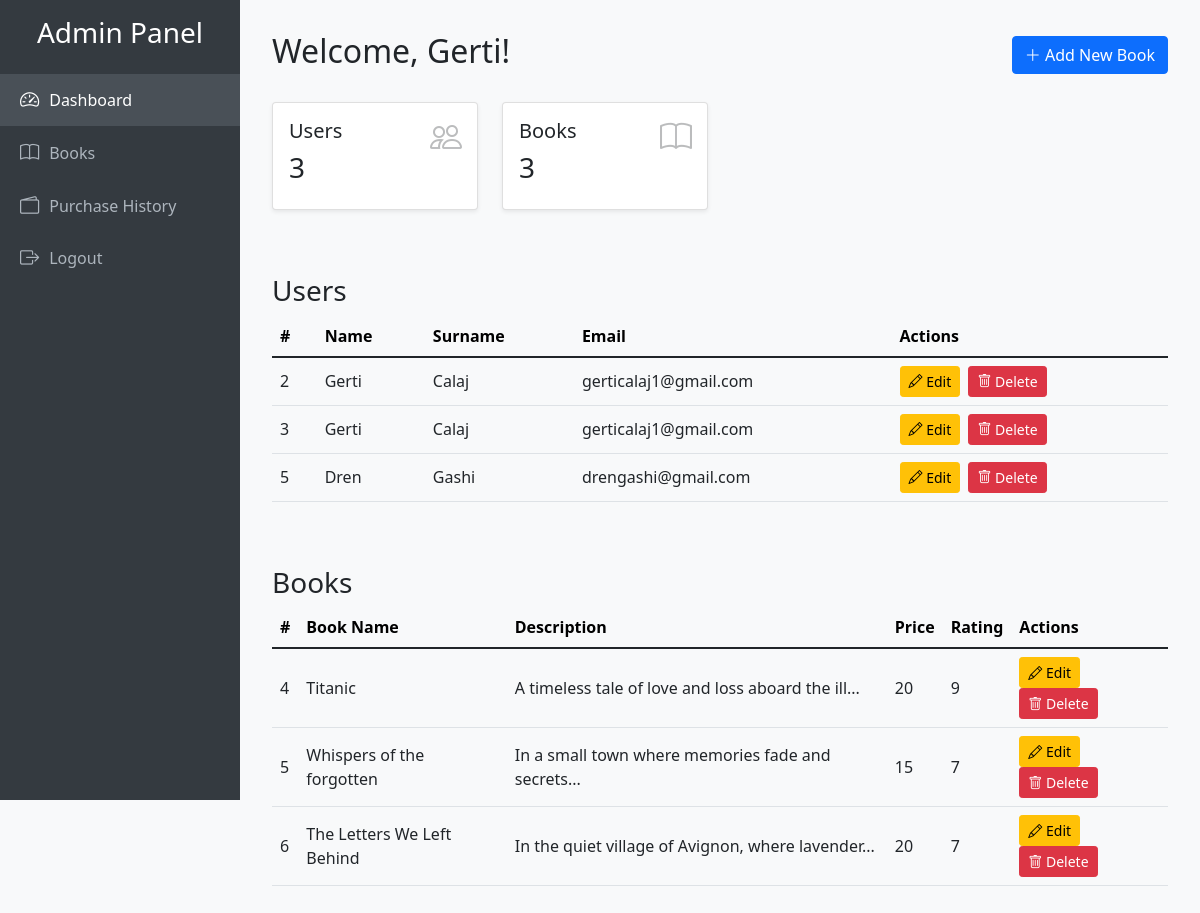
The page /Main/admin_dashboard.php (signed in) on the database its author committed.
### tables this page shows
CREATE TABLE `user` (
  `id` int(11) NOT NULL,
  `name` varchar(255) NOT NULL,
  `surname` varchar(255) NOT NULL,
  `email` varchar(255) NOT NULL,
  `password` varchar(255) NOT NULL,
  `is_admin` tinyint(1) NOT NULL DEFAULT 0
);

CREATE TABLE `books` (
  `id` int(255) NOT NULL,
  `Book name` varchar(255) NOT NULL,
  `description` varchar(255) NOT NULL,
  `Price` varchar(255) NOT NULL,
  `rating` int(255) NOT NULL,
  `Books_image` varchar(255) DEFAULT NULL,
  `Book_name` varchar(255) DEFAULT NULL
);

### Main/admin_dashboard.php (the view, shortened to what this page needs)
<?php
include_once('../Database/config.php');
$users_data = $conn->query("SELECT * FROM user")->fetchAll(PDO::FETCH_ASSOC);
$books_data = $conn->query("SELECT * FROM books")->fetchAll(PDO::FETCH_ASSOC);
?>
<!DOCTYPE html>
<html lang="en">
<head>
  <link href="https://cdn.jsdelivr.net/npm/bootstrap@5.1.3/dist/css/bootstrap.min.css" rel="stylesheet" />
  <link href="https://cdn.jsdelivr.net/npm/bootstrap-icons@1.9.1/font/bootstrap-icons.css" rel="stylesheet" />
</head>
<body>
  <nav class="sidebar">
    <h3 class="text-center mb-4">Admin Panel</h3>
    <a href="#" class="active"><i class="bi bi-speedometer2"></i> Dashboard</a>
    <a href="list_Books.php"><i class="bi bi-book"></i> Books</a>
    <a href="purchaseH.php"><i class="bi bi-wallet2"></i> Purchase History</a>
    <a href="../Logic/logout.php"><i class="bi bi-box-arrow-right"></i> Logout</a>
  </nav>
  <main>
    <div class="d-flex justify-content-between align-items-center mb-4">
      <h2>Welcome, <?= htmlspecialchars($_SESSION['name']); ?>!</h2>
      <button class="btn btn-primary" data-bs-toggle="modal" data-bs-target="#addBookModal">
        <i class="bi bi-plus-lg"></i> Add New Book
      </button>
    </div>
    <div class="row mb-5">
      <div class="col-md-6 col-lg-3 mb-3">
        <div class="card shadow-sm position-relative">
          <div class="card-body">
            <h5 class="card-title">Users</h5>
            <h3><?= count($users_data); ?></h3>
            <i class="bi bi-people card-icon"></i>
          </div>
        </div>
      </div>
      <div class="col-md-6 col-lg-3 mb-3">
        <div class="card shadow-sm position-relative">
          <div class="card-body">
            <h5 class="card-title">Books</h5>
            <h3><?= count($books_data); ?></h3>
            <i class="bi bi-book card-icon"></i>
          </div>
        </div>
      </div>
    </div>
    <h3>Users</h3>
    <div class="table-responsive mb-5">
      <table class="table table-hover align-middle">
        <thead class="table-light">
          <tr>
            <th>#</th>
            <th>Name</th>
            <th>Surname</th>
            <th>Email</th>
            <th>Actions</th>
          </tr>
        </thead>
        <tbody>
          <?php foreach ($users_data as $user): ?>
          <tr>
            <td><?= htmlspecialchars($user['id']); ?></td>
            <td><?= htmlspecialchars($user['name']); ?></td>
            <td><?= htmlspecialchars($user['surname']); ?></td>
            <td><?= htmlspecialchars($user['email']); ?></td>
            <td>
              <a href="../Forms/edit.php?id=<?= urlencode($user['id']); ?>" class="btn btn-sm btn-warning me-1">
                <i class="bi bi-pencil"></i> Edit
              </a>
              <a href="../Logic/delete.php?id=<?= urlencode($user['id']); ?>" class="btn btn-sm btn-danger" onclick="return confirm('Are you sure?');">
                <i class="bi bi-trash"></i> Delete
              </a>
            </td>
          </tr>
          <?php endforeach; ?>
        </tbody>
      </table>
    </div>
    <h3>Books</h3>
    <div class="table-responsive">
      <table class="table table-hover align-middle">
        <thead class="table-light">
          <tr>
            <th>#</th>
            <th>Book Name</th>
            <th>Description</th>
            <th>Price</th>
            <th>Rating</th>
            <th>Actions</th>
          </tr>
        </thead>
        <tbody>
          <?php if (!empty($books_data)): ?>
            <?php foreach ($books_data as $book): ?>
              <tr>
                <td><?= htmlspecialchars($book['id']); ?></td>
                <td><?= htmlspecialchars($book['Book_name']); ?></td>
                <td><?= htmlspecialchars(mb_strimwidth($book['description'], 0, 50, '...')); ?></td>
                <td><?= htmlspecialchars($book['Price']); ?></td>
                <td><?= htmlspecialchars($book['rating']); ?></td>
                <td>
                  <a href="../Forms/editbook.php?id=<?= urlencode($book['id']); ?>" class="btn btn-sm btn-warning me-1">
                    <i class="bi bi-pencil"></i> Edit
                  </a>
                  <a href="../Logic/deletebook.php?id=<?= urlencode($book['id']); ?>" class="btn btn-sm btn-danger" onclick="return confirm('Are you sure you want to delete this book?');">
                    <i class="bi bi-trash"></i> Delete
                  </a>
                </td>
              </tr>
            <?php endforeach; ?>
          <?php else: ?>
            <tr><td colspan="6" class="text-center">No books found.</td></tr>
          <?php endif; ?>
        </tbody>
      </table>
    </div>
  </main>
</body>
</html>

### Main/admin_dashboard.php (style rules this page uses)
body { min-height: 100vh; background: #f8f9fa; }
.sidebar { height: 100vh; position: fixed; top: 0; left: 0; width: 240px; background: #343a40; color: white; padding-top: 1rem; z-index: 1000; }
.sidebar a { color: #adb5bd; display: flex; align-items: center; padding: 12px 20px; text-decoration: none; font-weight: 500; transition: background 0.3s, color 0.3s; }
.sidebar a:hover, .sidebar a.active { background: #495057; color: white; }
.sidebar a i { margin-right: 10px; font-size: 1.2rem; }
main { margin-left: 240px; padding: 2rem; }
.card-icon { font-size: 2rem; opacity: 0.3; position: absolute; top: 10px; right: 15px; }
.table-responsive { max-height: 400px; overflow-y: auto; }

### rows shown on the page
user: id "2", name "Gerti", surname "Calaj", email "gerticalaj1@gmail.com"
user: id "3", name "Gerti", surname "Calaj", email "gerticalaj1@gmail.com"
user: id "5", name "Dren", surname "Gashi", email "drengashi@gmail.com"
books: id "4", Book_name "Titanic", description "A timeless tale of love and loss aboard the ill...", Price "20", rating "9"
books: id "5", Book_name "Whispers of the forgotten", description "In a small town where memories fade and secrets...", Price "15", rating "7"
books: id "6", Book_name "The Letters We Left Behind", description "In the quiet village of Avignon, where lavender...", Price "20", rating "7"

### other values the page prints
$_SESSION['name'] "Gerti"
count($users_data) "3"
count($books_data) "3"
